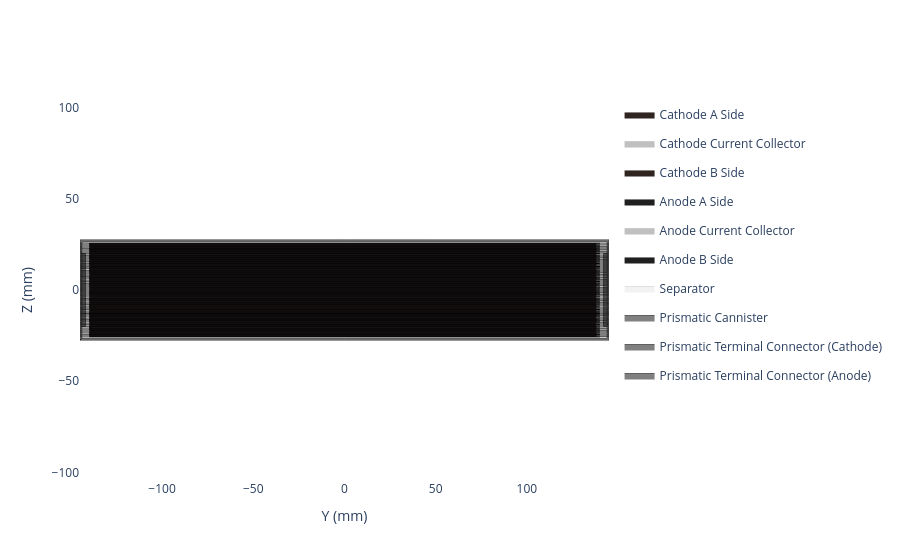
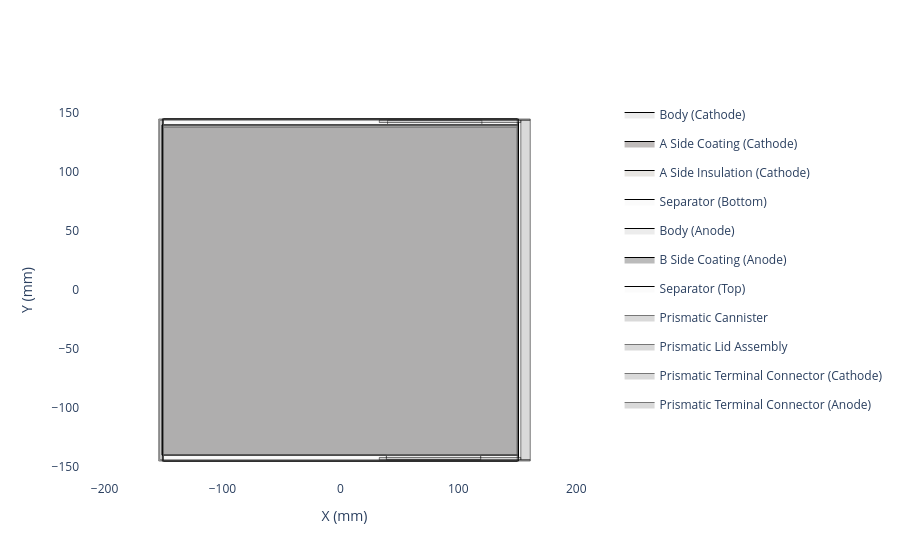

Notebook code for these charts, in order:
### Code cell
# make the cell

cell = ocd.PrismaticCell(
    reference_electrode_assembly=my_stack,
    electrolyte=my_electrolyte,
    electrolyte_overfill=0.1,
    encapsulation=my_encapsulation,
    n_electrode_assembly=4,
    clipped_tab_length=4,
    operating_voltage_window=(2, 3.96),
    name=cell_name
)

# looks better in safari
cell.get_side_view().show()
cell.get_top_down_view().show()

### Figure 1 — Plotly figure (JSON) as saved in the notebook; plotly's stock layout.template omitted (floating-point values rounded to 4 significant figures; data arrays with more than 128 entries replaced by an {"elided": "..."} marker saying what was removed)
{"data": [{"fill": "toself", "fillcolor": "#2f241f", "legendgroup": "Cathode A Side", "line": {"color": "black", "width": 0.1}, "mode": "lines", "name": "Cathode A Side", "showlegend": true, "type": "scattergl", "x": {"elided": "607 float values"}, "y": {"elided": "607 float values"}}, {"fill": "toself", "fillcolor": "#C0C0C0", "legendgroup": "Cathode Current Collector", "line": {"color": "black", "width": 0.1}, "mode": "lines", "name": "Cathode Current Collector", "showlegend": true, "type": "scattergl", "x": {"elided": "607 float values"}, "y": {"elided": "607 float values"}}, {"fill": "toself", "fillcolor": "#2f241f", "legendgroup": "Cathode B Side", "line": {"color": "black", "width": 0.1}, "mode": "lines", "name": "Cathode B Side", "showlegend": true, "type": "scattergl", "x": {"elided": "607 float values"}, "y": {"elided": "607 float values"}}, {"fill": "toself", "fillcolor": "#1f1f1f", "legendgroup": "Anode A Side", "line": {"color": "black", "width": 0.1}, "mode": "lines", "name": "Anode A Side", "showlegend": true, "type": "scattergl", "x": {"elided": "626 float values"}, "y": {"elided": "626 float values"}}, {"fill": "toself", "fillcolor": "#C0C0C0", "legendgroup": "Anode Current Collector", "line": {"color": "black", "width": 0.1}, "mode": "lines", "name": "Anode Current Collector", "showlegend": true, "type": "scattergl", "x": {"elided": "626 float values"}, "y": {"elided": "626 float values"}}, {"fill": "toself", "fillcolor": "#1f1f1f", "legendgroup": "Anode B Side", "line": {"color": "black", "width": 0.1}, "mode": "lines", "name": "Anode B Side", "showlegend": true, "type": "scattergl", "x": {"elided": "626 float values"}, "y": {"elided": "626 float values"}}, {"fill": "toself", "fillcolor": "#f2f2f2", "legendgroup": "Separator", "line": {"color": "black", "width": 0.1}, "mode": "lines", "name": "Separator", "showlegend": true, "type": "scattergl", "x": {"elided": "791 float values"}, "y": {"elided": "791 float values"}}, {"fill": "toself", "fillcolor": "#2f241f", "legendgroup": "Cathode A Side", "line": {"color": "black", "width": 0.1}, "mode": "lines", "name": "Cathode A Side", "showlegend": false, "type": "scattergl", "x": {"elided": "607 float values"}, "y": {"elided": "607 float values"}}, {"fill": "toself", "fillcolor": "#C0C0C0", "legendgroup": "Cathode Current Collector", "line": {"color": "black", "width": 0.1}, "mode": "lines", "name": "Cathode Current Collector", "showlegend": false, "type": "scattergl", "x": {"elided": "607 float values"}, "y": {"elided": "607 float values"}}, {"fill": "toself", "fillcolor": "#2f241f", "legendgroup": "Cathode B Side", "line": {"color": "black", "width": 0.1}, "mode": "lines", "name": "Cathode B Side", "showlegend": false, "type": "scattergl", "x": {"elided": "607 float values"}, "y": {"elided": "607 float values"}}, {"fill": "toself", "fillcolor": "#1f1f1f", "legendgroup": "Anode A Side", "line": {"color": "black", "width": 0.1}, "mode": "lines", "name": "Anode A Side", "showlegend": false, "type": "scattergl", "x": {"elided": "626 float values"}, "y": {"elided": "626 float values"}}, {"fill": "toself", "fillcolor": "#C0C0C0", "legendgroup": "Anode Current Collector", "line": {"color": "black", "width": 0.1}, "mode": "lines", "name": "Anode Current Collector", "showlegend": false, "type": "scattergl", "x": {"elided": "626 float values"}, "y": {"elided": "626 float values"}}, {"fill": "toself", "fillcolor": "#1f1f1f", "legendgroup": "Anode B Side", "line": {"color": "black", "width": 0.1}, "mode": "lines", "name": "Anode B Side", "showlegend": false, "type": "scattergl", "x": {"elided": "626 float values"}, "y": {"elided": "626 float values"}}, {"fill": "toself", "fillcolor": "#f2f2f2", "legendgroup": "Separator", "line": {"color": "black", "width": 0.1}, "mode": "lines", "name": "Separator", "showlegend": false, "type": "scattergl", "x": {"elided": "791 float values"}, "y": {"elided": "791 float values"}}, {"fill": "toself", "fillcolor": "#2f241f", "legendgroup": "Cathode A Side", "line": {"color": "black", "width": 0.1}, "mode": "lines", "name": "Cathode A Side", "showlegend": false, "type": "scattergl", "x": {"elided": "607 float values"}, "y": {"elided": "607 float values"}}, {"fill": "toself", "fillcolor": "#C0C0C0", "legendgroup": "Cathode Current Collector", "line": {"color": "black", "width": 0.1}, "mode": "lines", "name": "Cathode Current Collector", "showlegend": false, "type": "scattergl", "x": {"elided": "607 float values"}, "y": {"elided": "607 float values"}}, {"fill": "toself", "fillcolor": "#2f241f", "legendgroup": "Cathode B Side", "line": {"color": "black", "width": 0.1}, "mode": "lines", "name": "Cathode B Side", "showlegend": false, "type": "scattergl", "x": {"elided": "607 float values"}, "y": {"elided": "607 float values"}}, {"fill": "toself", "fillcolor": "#1f1f1f", "legendgroup": "Anode A Side", "line": {"color": "black", "width": 0.1}, "mode": "lines", "name": "Anode A Side", "showlegend": false, "type": "scattergl", "x": {"elided": "626 float values"}, "y": {"elided": "626 float values"}}, {"fill": "toself", "fillcolor": "#C0C0C0", "legendgroup": "Anode Current Collector", "line": {"color": "black", "width": 0.1}, "mode": "lines", "name": "Anode Current Collector", "showlegend": false, "type": "scattergl", "x": {"elided": "626 float values"}, "y": {"elided": "626 float values"}}, {"fill": "toself", "fillcolor": "#1f1f1f", "legendgroup": "Anode B Side", "line": {"color": "black", "width": 0.1}, "mode": "lines", "name": "Anode B Side", "showlegend": false, "type": "scattergl", "x": {"elided": "626 float values"}, "y": {"elided": "626 float values"}}, {"fill": "toself", "fillcolor": "#f2f2f2", "legendgroup": "Separator", "line": {"color": "black", "width": 0.1}, "mode": "lines", "name": "Separator", "showlegend": false, "type": "scattergl", "x": {"elided": "791 float values"}, "y": {"elided": "791 float values"}}, {"fill": "toself", "fillcolor": "#2f241f", "legendgroup": "Cathode A Side", "line": {"color": "black", "width": 0.1}, "mode": "lines", "name": "Cathode A Side", "showlegend": false, "type": "scattergl", "x": {"elided": "607 float values"}, "y": {"elided": "607 float values"}}, {"fill": "toself", "fillcolor": "#C0C0C0", "legendgroup": "Cathode Current Collector", "line": {"color": "black", "width": 0.1}, "mode": "lines", "name": "Cathode Current Collector", "showlegend": false, "type": "scattergl", "x": {"elided": "607 float values"}, "y": {"elided": "607 float values"}}, {"fill": "toself", "fillcolor": "#2f241f", "legendgroup": "Cathode B Side", "line": {"color": "black", "width": 0.1}, "mode": "lines", "name": "Cathode B Side", "showlegend": false, "type": "scattergl", "x": {"elided": "607 float values"}, "y": {"elided": "607 float values"}}, {"fill": "toself", "fillcolor": "#1f1f1f", "legendgroup": "Anode A Side", "line": {"color": "black", "width": 0.1}, "mode": "lines", "name": "Anode A Side", "showlegend": false, "type": "scattergl", "x": {"elided": "626 float values"}, "y": {"elided": "626 float values"}}, {"fill": "toself", "fillcolor": "#C0C0C0", "legendgroup": "Anode Current Collector", "line": {"color": "black", "width": 0.1}, "mode": "lines", "name": "Anode Current Collector", "showlegend": false, "type": "scattergl", "x": {"elided": "626 float values"}, "y": {"elided": "626 float values"}}, {"fill": "toself", "fillcolor": "#1f1f1f", "legendgroup": "Anode B Side", "line": {"color": "black", "width": 0.1}, "mode": "lines", "name": "Anode B Side", "showlegend": false, "type": "scattergl", "x": {"elided": "626 float values"}, "y": {"elided": "626 float values"}}, {"fill": "toself", "fillcolor": "#f2f2f2", "legendgroup": "Separator", "line": {"color": "black", "width": 0.1}, "mode": "lines", "name": "Separator", "showlegend": false, "type": "scattergl", "x": {"elided": "791 float values"}, "y": {"elided": "791 float values"}}, {"fill": "toself", "fillcolor": "#808080", "line": {"color": "black", "width": 0.5}, "mode": "lines", "name": "Prismatic Cannister", "showlegend": true, "type": "scatter", "x": [-145.0, 145.0, 145.0, -145.0, -145.0, -144.0, -144.0, 144.0, 144.0, -144.0, -145.0], "y": [-27.5, -27.5, 27.5, 27.5, -27.5, -26.5, 26.5, 26.5, -26.5, -26.5, -27.5]}, {"fill": "toself", "fillcolor": "#808080", "line": {"color": "black", "width": 0.5}, "mode": "lines", "name": "Prismatic Terminal Connector (Cathode)", "showlegend": true, "type": "scatter", "x": [142.0, 142.0, 144.0, 144.0, 144.0, 144.0, 144.0, 142.0, 142.0, 142.0, 142.0], "y": [-20.0, -20.0, -20.0, -20.0, 20.0, 20.0, 20.0, 20.0, 20.0, 20.0, -20.0]}, {"fill": "toself", "fillcolor": "#808080", "line": {"color": "black", "width": 0.5}, "mode": "lines", "name": "Prismatic Terminal Connector (Anode)", "showlegend": true, "type": "scatter", "x": [-144.0, -144.0, -142.0, -142.0, -142.0, -142.0, -142.0, -144.0, -144.0, -144.0, -144.0], "y": [-20.0, -20.0, -20.0, -20.0, 20.0, 20.0, 20.0, 20.0, 20.0, 20.0, -20.0]}], "layout": {"paper_bgcolor": "white", "plot_bgcolor": "white", "xaxis": {"title": {"text": "Y (mm)"}, "zeroline": false}, "yaxis": {"scaleanchor": "x", "title": {"text": "Z (mm)"}, "zeroline": false}}}

### Figure 2 — Plotly figure (JSON) as saved in the notebook; plotly's stock layout.template omitted (floating-point values rounded to 4 significant figures)
{"data": [{"fill": "toself", "fillcolor": "rgba(192, 192, 192, 0.3)", "legendgroup": "Body (Cathode) (Cathode)", "line": {"color": "black", "width": 1}, "mode": "lines", "name": "Body (Cathode)", "showlegend": true, "type": "scatter", "x": [-150.0, -150.0, 40.0, 40.0, 120.0, 120.0, 150.0, 150.0, -150.0], "y": [-140.0, 140.0, 140.0, 144.0, 144.0, 140.0, 140.0, -140.0, -140.0]}, {"fill": "toself", "fillcolor": "rgba(47, 36, 31, 0.3)", "legendgroup": "A Side Coating (Cathode) (Cathode)", "line": {"color": "black", "width": 1}, "mode": "lines", "name": "A Side Coating (Cathode)", "type": "scatter", "x": [-150.0, -150.0, 40.0, 40.0, 120.0, 120.0, 150.0, 150.0, -150.0, -150.0, -150.0, 40.0, 40.0, 120.0, 120.0, 150.0, 150.0, -150.0], "y": [-140.0, 138.0, 138.0, 138.0, 138.0, 138.0, 138.0, -140.0, -140.0, -140.0, 138.0, 138.0, 138.0, 138.0, 138.0, 138.0, -140.0, -140.0]}, {"fill": "toself", "fillcolor": "rgba(176, 169, 159, 0.3)", "legendgroup": "A Side Insulation (Cathode) (Cathode)", "line": {"color": "black", "width": 1}, "mode": "lines", "name": "A Side Insulation (Cathode)", "type": "scatter", "x": [-150.0, -150.0, 150.0, 150.0, -150.0, -150.0, -150.0, 150.0, 150.0, -150.0], "y": [138.0, 140.0, 140.0, 138.0, 138.0, 138.0, 140.0, 140.0, 138.0, 138.0]}, {"fill": "toself", "fillcolor": "rgba(242, 242, 242, 0.3)", "legendgroup": "Separator_bottom", "line": {"color": "black", "width": 1}, "mode": "lines", "name": "Separator (Bottom)", "showlegend": true, "type": "scatter", "x": [-150.0, -150.0, 150.0, 150.0, -150.0], "y": [-145.0, 145.0, 145.0, -145.0, -145.0]}, {"fill": "toself", "fillcolor": "rgba(192, 192, 192, 0.3)", "legendgroup": "Body (Anode) (Anode)", "line": {"color": "black", "width": 1}, "mode": "lines", "name": "Body (Anode)", "showlegend": true, "type": "scatter", "x": [-151.0, -151.0, 39.0, 39.0, 119.0, 119.0, 151.0, 151.0, -151.0], "xaxis": "x", "y": [140.0, -140.0, -140.0, -144.0, -144.0, -140.0, -140.0, 140.0, 140.0], "yaxis": "y"}, {"fill": "toself", "fillcolor": "rgba(31, 31, 31, 0.3)", "legendgroup": "B Side Coating (Anode) (Anode)", "line": {"color": "black", "width": 1}, "mode": "lines", "name": "B Side Coating (Anode)", "type": "scatter", "x": [-151.0, -151.0, 39.0, 39.0, 119.0, 119.0, 151.0, 151.0, -151.0, -151.0, -151.0, 39.0, 39.0, 119.0, 119.0, 151.0, 151.0, -151.0], "xaxis": "x", "y": [140.0, -140.0, -140.0, -140.0, -140.0, -140.0, -140.0, 140.0, 140.0, 140.0, -140.0, -140.0, -140.0, -140.0, -140.0, -140.0, 140.0, 140.0], "yaxis": "y"}, {"fill": "toself", "fillcolor": "rgba(242, 242, 242, 0.3)", "legendgroup": "Separator_top", "line": {"color": "black", "width": 1}, "mode": "lines", "name": "Separator (Top)", "showlegend": true, "type": "scatter", "x": [-151.0, -151.0, 151.0, 151.0, -151.0], "y": [-145.0, 145.0, 145.0, -145.0, -145.0]}, {"fill": "toself", "fillcolor": "rgba(128, 128, 128, 0.3)", "line": {"color": "black", "width": 0.5}, "mode": "lines", "name": "Prismatic Cannister", "showlegend": true, "type": "scatter", "x": [-154.0, 161.0, 161.0, -153.0, -153.0, 161.0, 161.0, -154.0, -154.0], "y": [145.0, 145.0, 144.0, 144.0, -144.0, -144.0, -145.0, -145.0, 145.0]}, {"fill": "toself", "fillcolor": "rgba(128, 128, 128, 0.3)", "line": {"color": "black", "width": 0.5}, "mode": "lines", "name": "Prismatic Lid Assembly", "showlegend": true, "type": "scatter", "x": [153.0, 153.0, 153.0, 161.0, 161.0, 161.0, 161.0, 161.0, 153.0, 153.0, 153.0], "y": [-144.0, -144.0, -144.0, -144.0, -144.0, -144.0, 144.0, 144.0, 144.0, 144.0, -144.0]}, {"fill": "toself", "fillcolor": "rgba(128, 128, 128, 0.3)", "line": {"color": "black", "width": 0.5}, "mode": "lines", "name": "Prismatic Terminal Connector (Cathode)", "showlegend": true, "type": "scatter", "x": [33.0, 33.0, 33.0, 153.0, 153.0, 153.0, 153.0, 33.0, 33.0, 33.0, 33.0], "y": [142.0, 142.0, 142.0, 142.0, 142.0, 144.0, 144.0, 144.0, 144.0, 144.0, 142.0]}, {"fill": "toself", "fillcolor": "rgba(128, 128, 128, 0.3)", "line": {"color": "black", "width": 0.5}, "mode": "lines", "name": "Prismatic Terminal Connector (Anode)", "showlegend": true, "type": "scatter", "x": [33.0, 33.0, 33.0, 153.0, 153.0, 153.0, 153.0, 33.0, 33.0, 33.0, 33.0], "y": [-144.0, -144.0, -144.0, -144.0, -144.0, -142.0, -142.0, -142.0, -142.0, -142.0, -144.0]}], "layout": {"paper_bgcolor": "white", "plot_bgcolor": "white", "xaxis": {"scaleanchor": "y", "title": {"text": "X (mm)"}, "zeroline": false}, "yaxis": {"title": {"text": "Y (mm)"}, "zeroline": false}}}
